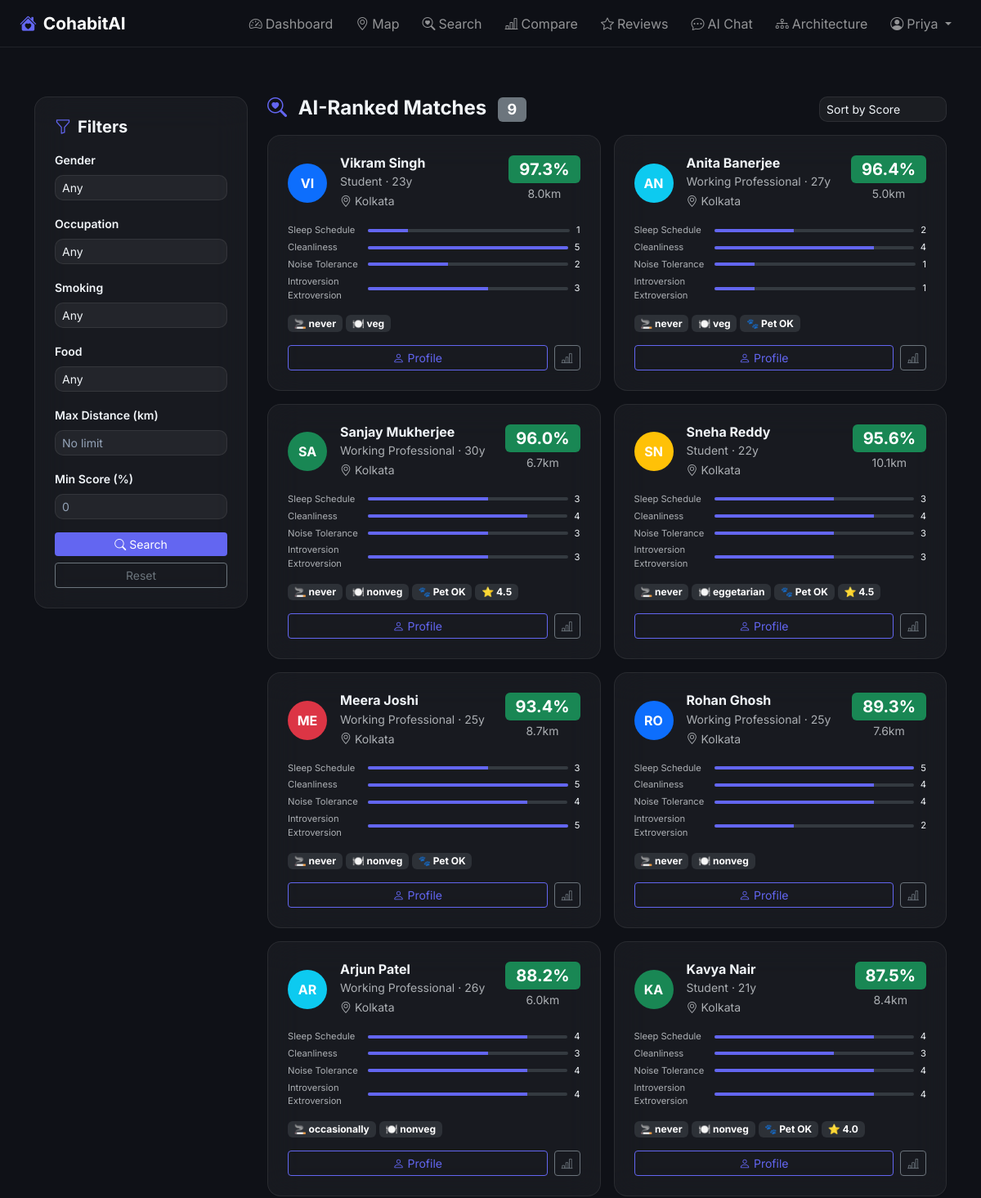
The page /search (signed in, upper part) on the database as committed earlier.
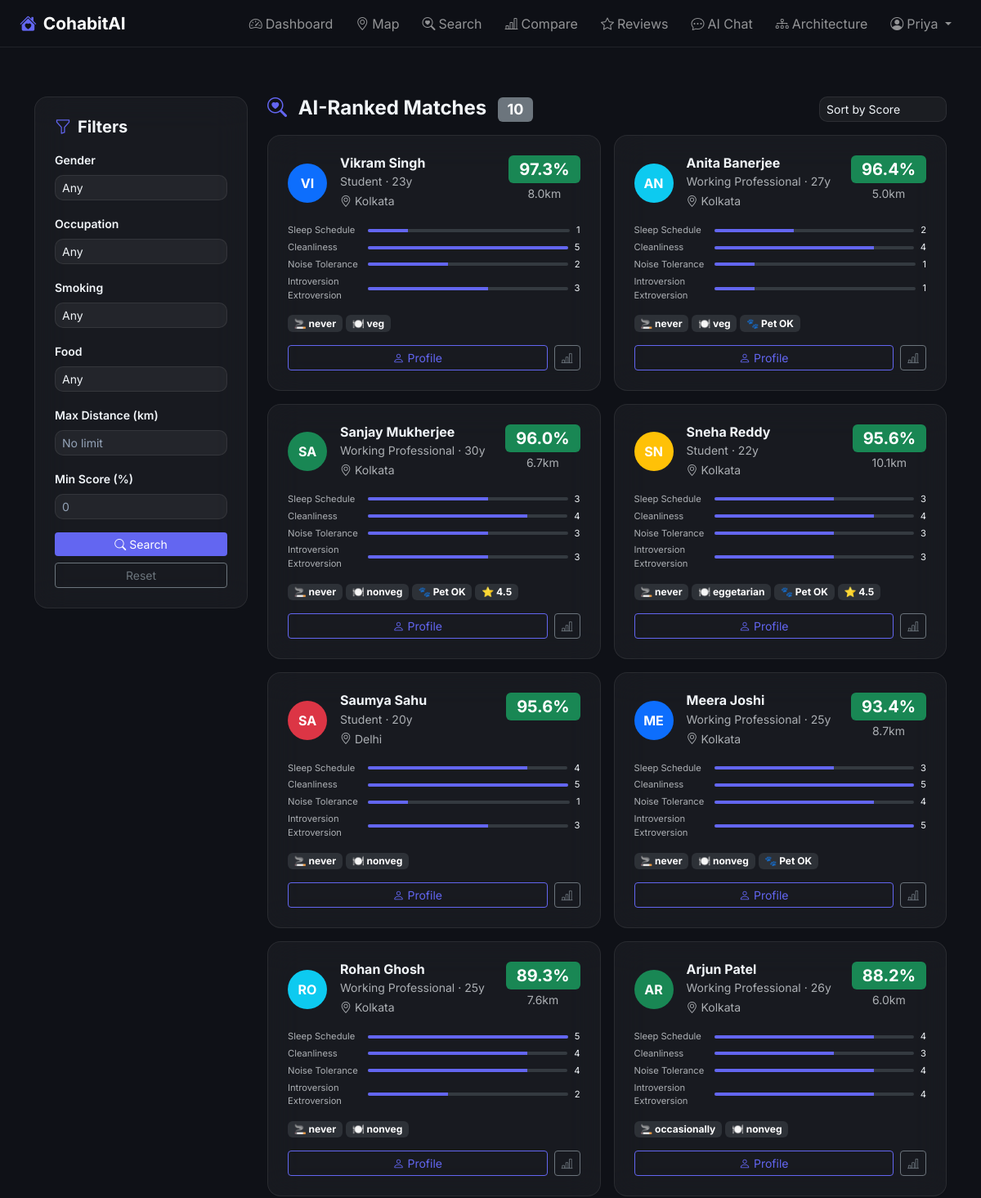
The same page on the database as committed later.
### models.py (models this page shows, shortened)
class User(UserMixin, db.Model):
    __tablename__ = 'users'
    id = db.Column(db.Integer, primary_key=True)
    email = db.Column(db.String(120), unique=True, nullable=False)
    password_hash = db.Column(db.String(256), nullable=False)
    full_name = db.Column(db.String(100), nullable=False)
    age = db.Column(db.Integer, nullable=False)
    gender = db.Column(db.String(20), nullable=False)
    occupation = db.Column(db.String(50), nullable=False)  # student / working_professional / freelancer
    phone = db.Column(db.String(15), nullable=True)
    bio = db.Column(db.Text, nullable=True)
    avatar_url = db.Column(db.String(300), nullable=True)
    latitude = db.Column(db.Float, nullable=True)
    longitude = db.Column(db.Float, nullable=True)
    city = db.Column(db.String(100), nullable=True)
    locality = db.Column(db.String(200), nullable=True)
    sleep_schedule = db.Column(db.Integer, nullable=True)       # 1=Early Bird ... 5=Night Owl
    cleanliness = db.Column(db.Integer, nullable=True)          # 1-5
    noise_tolerance = db.Column(db.Integer, nullable=True)      # 1-5
    cooking_frequency = db.Column(db.Integer, nullable=True)    # 1=Never ... 5=Daily
    guest_frequency = db.Column(db.Integer, nullable=True)      # 1=Never ... 5=Very Often
    workout_habit = db.Column(db.Integer, nullable=True)        # 1=Never ... 5=Daily
    introversion_extroversion = db.Column(db.Integer, nullable=True)  # 1=Very Intro ... 5=Very Extro
    communication_style = db.Column(db.Integer, nullable=True)         # 1=Minimal ... 5=Very Open
    conflict_resolution = db.Column(db.Integer, nullable=True)         # 1=Avoidant ... 5=Confrontational
    social_battery = db.Column(db.Integer, nullable=True)              # 1=Needs lots of alone time ... 5=Always social
    budget_min = db.Column(db.Integer, nullable=True)
    budget_max = db.Column(db.Integer, nullable=True)
    smoking = db.Column(db.String(20), nullable=True)           # never / occasionally / regularly
    drinking = db.Column(db.String(20), nullable=True)          # never / occasionally / regularly
    pet_friendly = db.Column(db.Boolean, default=False)
    veg_nonveg = db.Column(db.String(20), nullable=True)        # veg / nonveg / eggetarian / vegan
    gender_preference = db.Column(db.String(20), nullable=True) # male / female / any
    preferred_move_in = db.Column(db.String(30), nullable=True) # immediate / within_month / flexible
    interests = db.Column(db.Text, nullable=True)  # JSON array of strings
    is_looking = db.Column(db.Boolean, default=True)
    profile_complete = db.Column(db.Boolean, default=False)
    created_at = db.Column(db.DateTime, default=datetime.utcnow)
    updated_at = db.Column(db.DateTime, default=datetime.utcnow, onupdate=datetime.utcnow)
    reviews_given = db.relationship('Review', foreign_keys='Review.reviewer_id', backref='reviewer', lazy='dynamic')
    reviews_received = db.relationship('Review', foreign_keys='Review.reviewed_id', backref='reviewed', lazy='dynamic')
    def get_feature_vector(self):
        return {
            'sleep_schedule': self.sleep_schedule or 3,
            'cleanliness': self.cleanliness or 3,
            'noise_tolerance': self.noise_tolerance or 3,
            'cooking_frequency': self.cooking_frequency or 3,
            'guest_frequency': self.guest_frequency or 3,
            'workout_habit': self.workout_habit or 3,
            'introversion_extroversion': self.introversion_extroversion or 3,
            'communication_style': self.communication_style or 3,
            'conflict_resolution': self.conflict_resolution or 3,
            'social_battery': self.social_battery or 3,
        }
    def get_avg_rating(self):
        reviews = self.reviews_received.all()
        if not reviews:
            return None
        return round(sum(r.overall_rating for r in reviews) / len(reviews), 1)

class Review(db.Model):
    __tablename__ = 'reviews'
    id = db.Column(db.Integer, primary_key=True)
    reviewer_id = db.Column(db.Integer, db.ForeignKey('users.id'), nullable=False)
    reviewed_id = db.Column(db.Integer, db.ForeignKey('users.id'), nullable=False)
    overall_rating = db.Column(db.Float, nullable=False)       # 1-5
    cleanliness_rating = db.Column(db.Float, nullable=True)
    communication_rating = db.Column(db.Float, nullable=True)
    respect_rating = db.Column(db.Float, nullable=True)
    reliability_rating = db.Column(db.Float, nullable=True)
    comment = db.Column(db.Text, nullable=True)
    duration_months = db.Column(db.Integer, nullable=True)  # how long they lived together
    would_recommend = db.Column(db.Boolean, default=True)
    created_at = db.Column(db.DateTime, default=datetime.utcnow)

### app.py (the view)
@app.route('/search')
@login_required
def search_view():
    all_users = User.query.filter(User.id != current_user.id, User.is_looking == True).all()
    gender = request.args.get('gender')
    occupation = request.args.get('occupation')
    smoking = request.args.get('smoking')
    veg_nonveg = request.args.get('veg_nonveg')
    max_distance = request.args.get('max_distance')
    min_score = request.args.get('min_score')
    if gender:
        all_users = [u for u in all_users if u.gender == gender]
    if occupation:
        all_users = [u for u in all_users if u.occupation == occupation]
    if smoking:
        all_users = [u for u in all_users if u.smoking == smoking]
    if veg_nonveg:
        all_users = [u for u in all_users if u.veg_nonveg == veg_nonveg]
    radius = float(max_distance) if max_distance else None
    results = rank_users_by_compatibility(current_user, all_users, radius_km=radius)
    if min_score:
        results = [r for r in results if r['score'] >= float(min_score)]
    return render_template('search.html', results=results)

### app.py (called while the page is built)
@login_manager.user_loader
def load_user(user_id):
    return User.query.get(int(user_id))

### compatibility.py (called while the page is built)
def compute_compatibility(vec_a: dict, vec_b: dict) -> float:
    features = list(FEATURE_WEIGHTS.keys())
    w = np.array([FEATURE_WEIGHTS[f] for f in features])
    a = np.array([float(vec_a.get(f, 3)) for f in features])
    b = np.array([float(vec_b.get(f, 3)) for f in features])
    numerator = np.sum(w * a * b)
    denom_a = np.sqrt(np.sum(w * a ** 2))
    denom_b = np.sqrt(np.sum(w * b ** 2))
    if denom_a == 0 or denom_b == 0:
        return 0.0
    score = (numerator / (denom_a * denom_b)) * 100
    return round(min(score, 100.0), 1)

def haversine_distance(lat1, lon1, lat2, lon2):
    R = 6371  # Earth radius in km
    dlat = radians(lat2 - lat1)
    dlon = radians(lon2 - lon1)
    a = sin(dlat / 2) ** 2 + cos(radians(lat1)) * cos(radians(lat2)) * sin(dlon / 2) ** 2
    c = 2 * atan2(sqrt(a), sqrt(1 - a))
    return R * c

### templates/search.html (shortened to what the changed rows need)
{% extends "base.html" %}
{% block content %}
<section class="py-5" style="margin-top:70px;">
    <div class="container">
        <div class="row g-4">
            <div class="col-lg-9">
                <div class="d-flex justify-content-between align-items-center mb-3">
                    <h4 class="fw-bold mb-0">
                        <i class="bi bi-search-heart text-accent me-2"></i>
                        AI-Ranked Matches
                        <span class="badge bg-secondary ms-2">{{ results|length }}</span>
                    </h4>
                </div>
                {% if results %}
                <div class="row g-3" id="resultsContainer">
                    {% for match in results %}
                    <div class="col-md-6 result-card" data-score="{{ match.score }}" data-distance="{{ match.distance_km or 9999 }}">
                        <div class="glass-card p-4 h-100 search-result-card">
                            <div class="d-flex justify-content-between align-items-start mb-3">
                                <div class="d-flex align-items-center gap-3">
                                    <div class="avatar-circle bg-{{ ['primary','info','success','warning','danger'][loop.index0 % 5] }}">
                                        {{ match.user.full_name[:2] | upper }}
                                    </div>
                                    <div>
                                        <h6 class="fw-bold mb-0">{{ match.user.full_name }}</h6>
                                        <small class="text-muted">{{ match.user.occupation | replace('_',' ') | title }} · {{ match.user.age }}y</small>
                                        {% if match.user.city %}
                                        <br><small class="text-muted"><i class="bi bi-geo-alt"></i> {{ match.user.city }}</small>
                                        {% endif %}
                                    </div>
                                </div>
                                <div class="text-center">
                                    <span class="badge fs-5 bg-{{ 'success' if match.score >= 85 else 'warning text-dark' if match.score >= 70 else 'danger' }}">
                                        {{ match.score }}%
                                    </span>
                                    {% if match.distance_km is not none %}
                                    <br><small class="text-muted">{{ match.distance_km }}km</small>
                                    {% endif %}
                                </div>
                            </div>
                            <div class="mb-3">
                                {% set vec = match.user.get_feature_vector() %}
                                {% for key in ['sleep_schedule', 'cleanliness', 'noise_tolerance', 'introversion_extroversion'] %}
                                <div class="d-flex align-items-center gap-2 mb-1">
                                    <small class="text-muted" style="width:90px; font-size:0.7rem;">{{ key | replace('_',' ') | title }}</small>
                                    <div class="progress flex-grow-1" style="height:4px;">
                                        <div class="progress-bar bg-accent" style="width:{{ vec[key] * 20 }}%"></div>
                                    </div>
                                    <small style="font-size:0.7rem;">{{ vec[key] }}</small>
                                </div>
                                {% endfor %}
                            </div>
                            <div class="d-flex flex-wrap gap-1 mb-3">
                                <span class="badge bg-secondary bg-opacity-25 small">🚬 {{ match.user.smoking or 'N/A' }}</span>
                                <span class="badge bg-secondary bg-opacity-25 small">🍽️ {{ match.user.veg_nonveg or 'N/A' }}</span>
                                {% if match.user.pet_friendly %}<span class="badge bg-secondary bg-opacity-25 small">🐾 Pet OK</span>{% endif %}
                                {% if match.user.get_avg_rating() %}<span class="badge bg-secondary bg-opacity-25 small">⭐ {{ match.user.get_avg_rating() }}</span>{% endif %}
                            </div>
                            <div class="d-flex gap-2">
                                <a href="{{ url_for('profile_view', user_id=match.user.id) }}" class="btn btn-outline-accent btn-sm flex-grow-1">
                                    <i class="bi bi-person me-1"></i>Profile
                                </a>
                                <a href="{{ url_for('compare_view') }}?user1={{ current_user.id }}&user2={{ match.user.id }}" class="btn btn-outline-secondary btn-sm">
                                    <i class="bi bi-bar-chart-line"></i>
                                </a>
                            </div>
                        </div>
                    </div>
                    {% endfor %}
                </div>
                {% else %}
                <div class="glass-card p-5 text-center">
                    <i class="bi bi-search display-1 text-muted"></i>
                    <h5 class="mt-3">No matches found</h5>
                    <p class="text-muted">Try adjusting your filters or expanding your search criteria.</p>
                </div>
                {% endif %}
            </div>
        </div>
    </div>
</section>
{% endblock %}

Rows that differ between the two databases and show on the page:
no longer on this page (row unchanged): User: user "KA", user.full_name "Kavya Nair", user.occupation "Student", user.age "21", sleep_schedule 4 (drawn), user.city "Kolkata", user "never", user "nonveg"
no longer on this page (row unchanged): Review: user.get_avg_rating "4.0"
added User: user "SA", user.full_name "Saumya Sahu", user.occupation "Student", user.age "20", sleep_schedule 4 (drawn), user.city "Delhi", user "never", user "nonveg"
Other text that changed with them:
{{ results|length }}: "9" → "10"
new list line: "· y 95.6 % Sleep Schedule 4 Cleanliness 5 Noise Tolerance 1 Introversion Extroversion 3 Profile"
list line gone: "· y 87.5 % 8.4 km Sleep Schedule 4 Cleanliness 3 Noise Tolerance 4 Introversion Extroversion 4 🐾 Pet OK Profile"
